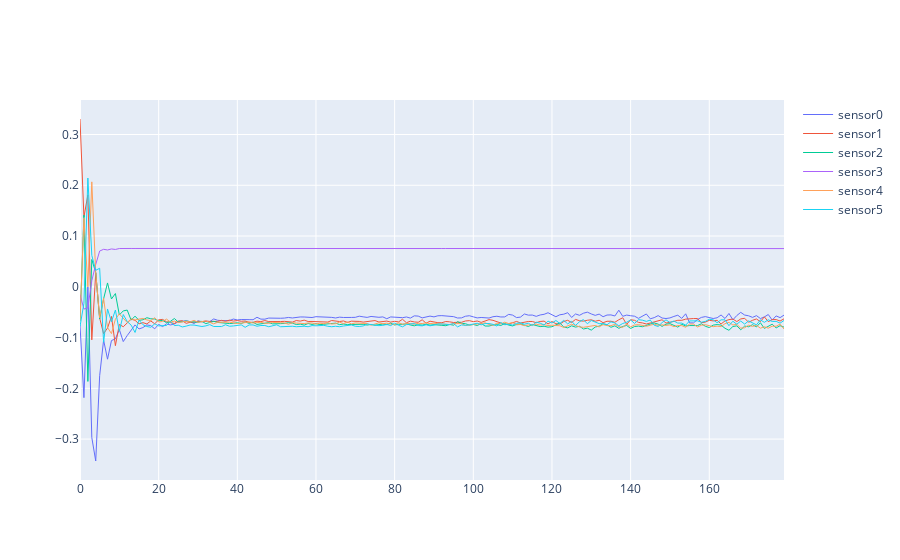

The notebook cell saved with this chart:
### Markdown cell above
## Feature Scaling

### Code cell
from sklearn.preprocessing import StandardScaler
sc = StandardScaler()
for i in range(len(X_train)):
    X_train[i] = sc.fit_transform(X_train[i])
print(X_train[0])
for i in range(len(X_test)):
    X_test[i] = sc.transform(X_test[i])
from sklearn import preprocessing
for i in range(len(X_train)):
    X_train[i] = preprocessing.normalize(X_train[i])
#print(X_train)
for i in range(len(X_test)):
    X_test[i] = preprocessing.normalize(X_test[i])
fig = go.Figure()
for i in range(0,len(X_train[0])):
    A = X_train[0][i].tolist()
    fig.add_trace(go.Scatter(x=time, y=A,
                    mode='lines',
                    name='sensor'+str(i),
                         line=dict(width=1)))
fig.show()

### Figure 1 — Plotly figure (JSON) as saved in the notebook; plotly's stock layout.template omitted (floating-point values rounded to 4 significant figures; data arrays with more than 128 entries replaced by an {"elided": "..."} marker saying what was removed)
{"data": [{"line": {"width": 1}, "mode": "lines", "name": "sensor0", "type": "scatter", "x": {"elided": "300 int values"}, "y": {"elided": "180 float values"}}, {"line": {"width": 1}, "mode": "lines", "name": "sensor1", "type": "scatter", "x": {"elided": "300 int values"}, "y": {"elided": "180 float values"}}, {"line": {"width": 1}, "mode": "lines", "name": "sensor2", "type": "scatter", "x": {"elided": "300 int values"}, "y": {"elided": "180 float values"}}, {"line": {"width": 1}, "mode": "lines", "name": "sensor3", "type": "scatter", "x": {"elided": "300 int values"}, "y": {"elided": "180 float values"}}, {"line": {"width": 1}, "mode": "lines", "name": "sensor4", "type": "scatter", "x": {"elided": "300 int values"}, "y": {"elided": "180 float values"}}, {"line": {"width": 1}, "mode": "lines", "name": "sensor5", "type": "scatter", "x": {"elided": "300 int values"}, "y": {"elided": "180 float values"}}], "layout": {}}
